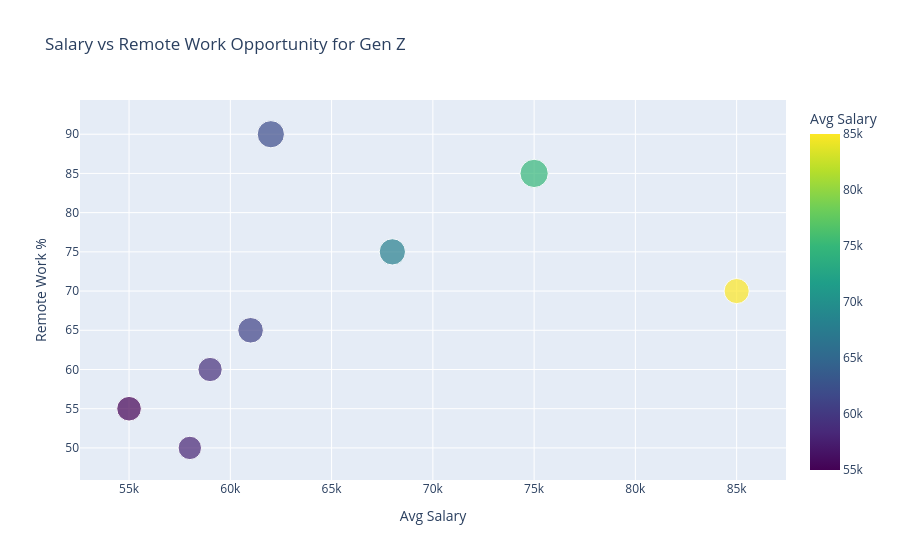

Source (notebook cell):
### Code cell
# Visualization 2: Salary vs Remote Work Opportunity
scrape_graph_2 = px.scatter(scrape_df, x='Avg Salary', y='Remote Work %', size='Gen Z Preference', hover_name='Job Title', title='Salary vs Remote Work Opportunity for Gen Z', color='Avg Salary', color_continuous_scale='Viridis')
scrape_graph_2.show()

### Figure 1 — Plotly figure (JSON) as saved in the notebook; plotly's stock layout.template omitted (floating-point values rounded to 4 significant figures)
{"data": [{"hovertemplate": "<b>%{hovertext}</b><br><br>Avg Salary=%{marker.color}<br>Remote Work %=%{y}<br>Gen Z Preference=%{marker.size}<extra></extra>", "hovertext": ["Software Engineer", "Data Analyst", "Product Manager", "UX Designer", "Marketing Manager", "Business Analyst", "Finance Analyst", "HR Manager"], "legendgroup": "", "marker": {"color": [75000, 62000, 85000, 68000, 59000, 61000, 58000, 55000], "coloraxis": "coloraxis", "size": [95, 88, 75, 82, 70, 78, 65, 72], "sizemode": "area", "sizeref": 0.2375, "symbol": "circle"}, "mode": "markers", "name": "", "orientation": "v", "showlegend": false, "type": "scatter", "x": [75000, 62000, 85000, 68000, 59000, 61000, 58000, 55000], "xaxis": "x", "y": [85, 90, 70, 75, 60, 65, 50, 55], "yaxis": "y"}], "layout": {"coloraxis": {"colorbar": {"title": {"text": "Avg Salary"}}, "colorscale": [[0, "#440154"], [0.1111, "#482878"], [0.2222, "#3e4989"], [0.3333, "#31688e"], [0.4444, "#26828e"], [0.5556, "#1f9e89"], [0.6667, "#35b779"], [0.7778, "#6ece58"], [0.8889, "#b5de2b"], [1, "#fde725"]]}, "legend": {"itemsizing": "constant", "tracegroupgap": 0}, "title": {"text": "Salary vs Remote Work Opportunity for Gen Z"}, "xaxis": {"anchor": "y", "domain": [0, 1], "title": {"text": "Avg Salary"}}, "yaxis": {"anchor": "x", "domain": [0, 1], "title": {"text": "Remote Work %"}}}}
